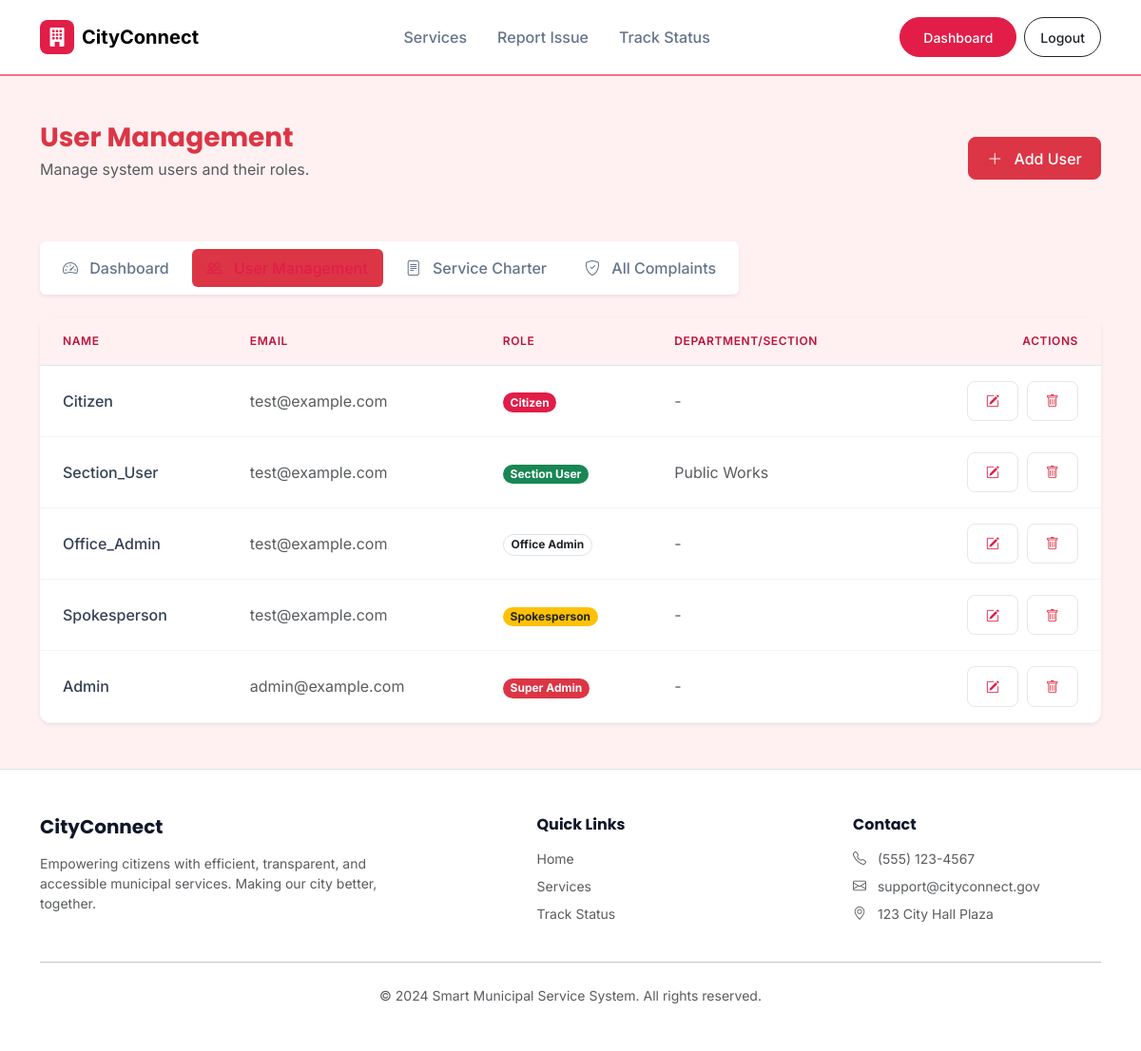
The app's page /dashboard/admin/users/ (signed in) with its own data.
### core/models.py (models this page shows, shortened)
class User(AbstractUser):
    ROLE_CHOICES = (
        ('CITIZEN', 'Citizen'),
        ('SECTION_USER', 'Section User'),
        ('OFFICE_ADMIN', 'Office Admin'),
        ('SPOKESPERSON', 'Spokesperson'),
        ('SUPER_ADMIN', 'Super Admin'),
    )
    role = models.CharField(max_length=20, choices=ROLE_CHOICES, default='CITIZEN')
    department = models.ForeignKey('Department', on_delete=models.SET_NULL, null=True, blank=True)
    def is_section_user(self): return self.role == 'SECTION_USER'
    def is_office_admin(self): return self.role == 'OFFICE_ADMIN'
    def is_spokesperson(self): return self.role == 'SPOKESPERSON'
    def is_super_admin(self): return self.role == 'SUPER_ADMIN'

class Department(models.Model):
    name = models.CharField(max_length=100)
    description = models.TextField(blank=True)

### core/views.py (the view)
# urls.py: path('dashboard/admin/users/', views.admin_users, name='admin_users'),
@login_required
def admin_users(request):
    if not request.user.is_super_admin():
        return redirect('dashboard')
    users = User.objects.all()
    return render(request, 'core/admin_users.html', {'users': users})

### core/templates/core/admin_users.html (shortened to what this page needs)
{% extends 'core/base.html' %}
{% block content %}
<div class="theme-super-admin">
    <div class="container py-5">
        <div class="d-flex justify-content-between align-items-center mb-5">
            <div>
                <h1 class="h3 mb-1 text-danger fw-bold">User Management</h1>
                <p class="text-muted">Manage system users and their roles.</p>
            </div>
            <a href="{% url 'admin_user_add' %}" class="btn btn-danger"><i class="bi bi-plus-lg me-2"></i> Add User</a>
        </div>
        <ul class="nav nav-pills mb-4 gap-2 d-inline-flex bg-white p-2 rounded shadow-sm">
            <li class="nav-item">
                <a class="nav-link text-secondary" href="{% url 'dashboard_super_admin' %}"><i
                        class="bi bi-speedometer2 me-2"></i> Dashboard</a>
            </li>
            <li class="nav-item">
                <a class="nav-link active bg-danger text-white" href="#"><i class="bi bi-people me-2"></i> User
                    Management</a>
            </li>
            <li class="nav-item">
                <a class="nav-link text-secondary" href="{% url 'admin_services' %}"><i
                        class="bi bi-file-text me-2"></i> Service Charter</a>
            </li>
            <li class="nav-item">
                <a class="nav-link text-secondary" href="{% url 'admin_complaints' %}"><i
                        class="bi bi-shield-check me-2"></i> All Complaints</a>
            </li>
        </ul>
        <div class="card border-0 shadow-sm">
            <div class="table-responsive">
                <table class="table align-middle mb-0">
                    <thead class="bg-light">
                        <tr>
                            <th class="ps-4">Name</th>
                            <th>Email</th>
                            <th>Role</th>
                            <th>Department/Section</th>
                            <th class="text-end pe-4">Actions</th>
                        </tr>
                    </thead>
                    <tbody>
                        {% for user in users %}
                        <tr>
                            <td class="ps-4 fw-medium">{{ user.username|title }}</td>
                            <td class="text-muted">{{ user.email }}</td>
                            <td>
                                <span class="badge rounded-pill
                                    {% if user.is_super_admin %}bg-danger
                                    {% elif user.is_office_admin %}bg-purple text-dark border
                                    {% elif user.is_section_user %}bg-success text-white
                                    {% elif user.is_spokesperson %}bg-warning text-dark
                                    {% else %}bg-primary text-white{% endif %}">
                                    {{ user.get_role_display }}
                                </span>
                            </td>
                            <td class="text-muted">
                                {% if user.department %}{{ user.department.name }}{% else %}-{% endif %}
                            </td>
                            <td class="text-end pe-4">
                                <button class="btn btn-sm btn-light text-primary"><i
                                        class="bi bi-pencil-square"></i></button>
                                <button class="btn btn-sm btn-light text-danger ms-1"><i
                                        class="bi bi-trash"></i></button>
                            </td>
                        </tr>
                        {% endfor %}
                    </tbody>
                </table>
            </div>
        </div>
    </div>
</div>
{% endblock %}

### core/templates/core/base.html (shortened to what this page needs)
<!DOCTYPE html>
<html lang="en">
<head>
    <link href="https://cdn.jsdelivr.net/npm/bootstrap@5.3.0/dist/css/bootstrap.min.css" rel="stylesheet">
    <link rel="stylesheet" href="https://cdn.jsdelivr.net/npm/bootstrap-icons@1.10.0/font/bootstrap-icons.css">
    {% load static %}
    <link rel="stylesheet" href="{% static 'css/style.css' %}">
</head>
<body class="d-flex flex-column min-vh-100 bg-light">
    <nav class="navbar navbar-expand-lg fixed-top navbar-blur">
        <div class="container">
            <a class="navbar-brand d-flex align-items-center gap-2" href="{% url 'home' %}">
                <div class="brand-icon">
                    <i class="bi bi-building-fill"></i>
                </div>
                <span class="fw-bold brand-text">CityConnect</span>
            </a>
            <div class="collapse navbar-collapse" id="navbarNav">
                <ul class="navbar-nav mx-auto mb-2 mb-lg-0">
                    <li class="nav-item">
                        <a class="nav-link" href="{% url 'service_charter' %}">Services</a>
                    </li>
                    <li class="nav-item">
                        <a class="nav-link" href="{% url 'file_complaint' %}">Report Issue</a>
                    </li>
                    <li class="nav-item">
                        <a class="nav-link" href="{% url 'track_complaint' %}">Track Status</a>
                    </li>
                </ul>
                <div class="d-flex gap-2">
                    {% if user.is_authenticated %}
                    <a href="{% url 'dashboard' %}" class="btn btn-primary btn-sm rounded-pill px-4">
                        Dashboard
                    </a>
                    <form action="{% url 'logout' %}" method="post" class="d-inline">
                        <button type="submit" class="btn btn-outline-dark btn-sm rounded-pill px-3">Logout</button>
                    </form>
                    {% else %}
                    <a href="{% url 'login' %}" class="btn btn-link text-dark text-decoration-none fw-medium">Log In</a>
                    <a href="{% url 'register' %}" class="btn btn-primary rounded-pill px-4">Register</a>
                    {% endif %}
                </div>
            </div>
        </div>
    </nav>
    <div style="height: 80px;"></div>
    <main class="flex-grow-1">
        {% block content %}
        {% endblock %}
    </main>
    <footer class="bg-white py-5 mt-auto border-top">
        <div class="container">
            <div class="row g-4 justify-content-between">
                <div class="col-md-4">
                    <h5 class="fw-bold mb-3">CityConnect</h5>
                    <p class="text-muted small">Empowering citizens with efficient, transparent, and accessible
                        municipal services. Making our city better, together.</p>
                </div>
                <div class="col-md-2">
                    <h6 class="fw-bold mb-3">Quick Links</h6>
                    <ul class="list-unstyled small text-muted d-flex flex-column gap-2">
                        <li><a href="{% url 'home' %}" class="text-decoration-none text-muted">Home</a></li>
                        <li><a href="{% url 'service_charter' %}" class="text-decoration-none text-muted">Services</a>
                        </li>
                        <li><a href="{% url 'track_complaint' %}" class="text-decoration-none text-muted">Track
                                Status</a></li>
                    </ul>
                </div>
                <div class="col-md-3">
                    <h6 class="fw-bold mb-3">Contact</h6>
                    <ul class="list-unstyled small text-muted d-flex flex-column gap-2">
                        <li><i class="bi bi-telephone me-2"></i> (555) 123-4567</li>
                        <li><i class="bi bi-envelope me-2"></i> support@cityconnect.gov</li>
                        <li><i class="bi bi-geo-alt me-2"></i> 123 City Hall Plaza</li>
                    </ul>
                </div>
            </div>
            <hr class="my-4 opacity-10">
            <div class="text-center small text-muted">
                &copy; 2024 Smart Municipal Service System. All rights reserved.
            </div>
        </div>
    </footer>
</body>
</html>

### static/css/style.css (style rules this page uses)
:root { --primary: #2563eb; --primary-dark: #1d4ed8; --primary-light: #eff6ff; --secondary: #64748b; --accent: #0ea5e9; --success: #10b981; --warning: #f59e0b; --danger: #ef4444; --dark: #0f172a; --light: #f8fafc; --white: #ffffff; --radius: 0.75rem; --shadow-sm: 0 1px 2px 0 rgb(0 0 0 / 0.05); --shadow: 0 4px 6px -1px rgb(0 0 0 / 0.1), 0 2px 4px -2px rgb(0 0 0 / 0.1); --shadow-lg: 0 10px 15px -3px rgb(0 0 0 / 0.1), 0 4px 6px -4px rgb(0 0 0 / 0.1); --font-heading: 'Poppins', sans-serif; --font-body: 'Inter', sans-serif; }
body { font-family: var(--font-body); background-color: #f1f5f9; color: var(--dark); -webkit-font-smoothing: antialiased; }
h1, h2, h3, h4, h5, h6 { font-family: var(--font-heading); color: var(--dark); font-weight: 600; }
.navbar-blur { background: rgba(255, 255, 255, 0.9); backdrop-filter: blur(10px); border-bottom: 1px solid rgba(0, 0, 0, 0.05); padding: 1rem 0; }
.brand-icon { width: 36px; height: 36px; background: var(--primary); color: white; border-radius: 8px; display: flex; align-items: center; justify-content: center; }
.nav-link { font-weight: 500; color: var(--secondary) !important; padding: 0.5rem 1rem !important; transition: color 0.2s; }
.nav-link:hover, .nav-link.active { color: var(--primary) !important; }
.card { border: none; border-radius: var(--radius); background: var(--white); box-shadow: var(--shadow-sm); transition: all 0.3s ease; overflow: hidden; }
.btn { border-radius: 0.5rem; padding: 0.6rem 1.2rem; font-weight: 500; transition: all 0.2s; }
.btn-primary { background-color: var(--primary); border-color: var(--primary); }
.btn-light { background: var(--white); border: 1px solid #e2e8f0; color: var(--dark); }
.table thead th { background-color: #f8fafc; color: var(--secondary); font-weight: 600; text-transform: uppercase; font-size: 0.75rem; letter-spacing: 0.05em; border-top: none; border-bottom: 1px solid #e2e8f0; padding: 1rem; }
.table tbody td { padding: 1rem; vertical-align: middle; color: #334155; border-bottom: 1px solid #f1f5f9; }
.theme-super-admin { background-color: #fff1f2; }
.theme-super-admin .navbar { border-bottom: 2px solid #fb7185; }
.theme-super-admin .brand-icon { background: #e11d48; }
.theme-super-admin .text-primary { color: #e11d48 !important; }
.theme-super-admin .bg-primary { background-color: #e11d48 !important; }
.theme-super-admin .btn-primary { background-color: #e11d48; border-color: #e11d48; }
.theme-super-admin .nav-link:hover, .theme-super-admin .nav-link.active { color: #e11d48 !important; }
.theme-super-admin .card { border: 1px solid rgba(225, 29, 72, 0.1); }
.theme-super-admin .table thead th { background-color: #fff1f2; color: #be123c; }

### records on screen
User: username "Citizen", email "test@example.com", role "Citizen"
User: username "Section_User", email "test@example.com", role "Section User", department.name "Public Works"
User: username "Office_Admin", email "test@example.com", role "Office Admin"
User: username "Spokesperson", email "test@example.com", role "Spokesperson"
User: username "Admin", email "admin@example.com", role "Super Admin"
